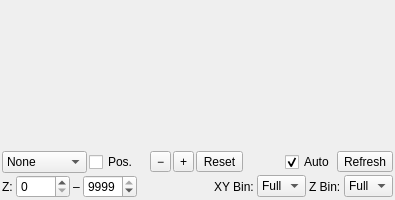
  <widget class="QDockWidget" name="DockPreview3D">
   <property name="enabled">
    <bool>true</bool>
   </property>
   <property name="minimumSize">
    <size>
     <width>348</width>
     <height>200</height>
    </size>
   </property>
   <property name="features">
    <set>QDockWidget::DockWidgetFeature::DockWidgetFloatable|QDockWidget::DockWidgetFeature::DockWidgetMovable</set>
   </property>
   <property name="windowTitle">
    <string>3D Preview (F10)</string>
   </property>
   <attribute name="dockWidgetArea">
    <number>2</number>
   </attribute>
   <widget class="QWidget" name="dockWidgetContents_Preview3D">
    <layout class="QVBoxLayout" name="verticalLayout_Preview3D">
     <property name="spacing">
      <number>2</number>
     </property>
     <property name="leftMargin">
      <number>2</number>
     </property>
     <property name="topMargin">
      <number>2</number>
     </property>
     <property name="rightMargin">
      <number>2</number>
     </property>
     <property name="bottomMargin">
      <number>2</number>
     </property>
     <item>
      <widget class="PreviewWidget" name="previewWidget3D" native="true">
       <property name="sizePolicy">
        <sizepolicy hsizetype="Expanding" vsizetype="Expanding">
         <horstretch>0</horstretch>
         <verstretch>0</verstretch>
        </sizepolicy>
       </property>
      </widget>
     </item>
     <item>
      <layout class="QHBoxLayout" name="preview3DControlBar">
       <property name="spacing">
        <number>2</number>
       </property>
       <item>
        <widget class="QComboBox" name="preview3DModeCombo">
         <property name="sizePolicy">
          <sizepolicy hsizetype="Preferred" vsizetype="Fixed">
           <horstretch>1</horstretch>
           <verstretch>0</verstretch>
          </sizepolicy>
         </property>
         <property name="toolTip">
          <string>Render mode — None: blank viewport; Segments: activated segments; Outputs: output objects</string>
         </property>
         <item>
          <property name="text">
           <string>None</string>
          </property>
         </item>
         <item>
          <property name="text">
           <string>Segments</string>
          </property>
         </item>
         <item>
          <property name="text">
           <string>Outputs</string>
          </property>
         </item>
        </widget>
       </item>
       <item>
        <widget class="QCheckBox" name="preview3DPositionChk">
         <property name="toolTip">
          <string>Show current slice plane and hover crosshair in 3D view</string>
         </property>
         <property name="text">
          <string>Pos.</string>
         </property>
        </widget>
       </item>
       <item>
        <spacer name="preview3DControlSpacer">
         <property name="orientation">
          <enum>Qt::Orientation::Horizontal</enum>
         </property>
         <property name="sizeHint" stdset="0">
          <size>
           <width>10</width>
           <height>20</height>
          </size>
         </property>
        </spacer>
       </item>
       <item>
        <widget class="QToolButton" name="preview3DZoomOutBtn">
         <property name="toolTip">
          <string>Zoom Out</string>
         </property>
         <property name="text">
          <string>−</string>
         </property>
        </widget>
       </item>
       <item>
        <widget class="QToolButton" name="preview3DZoomInBtn">
         <property name="toolTip">
          <string>Zoom In</string>
         </property>
         <property name="text">
          <string>+</string>
         </property>
        </widget>
       </item>
       <item>
        <widget class="QToolButton" name="preview3DResetBtn">
         <property name="toolTip">
          <string>Reset View (double-click viewport also resets)</string>
         </property>
         <property name="text">
          <string>Reset</string>
         </property>
        </widget>
       </item>
       <item>
        <spacer name="horizontalSpacer">
         <property name="orientation">
          <enum>Qt::Orientation::Horizontal</enum>
         </property>
         <property name="sizeHint" stdset="0">
          <size>
           <width>40</width>
           <height>20</height>
          </size>
         </property>
        </spacer>
       </item>
       <item>
        <widget class="QCheckBox" name="preview3DAutoRenderChk">
         <property name="toolTip">
          <string>When checked, the 3D view rebuilds automatically whenever data changes. Uncheck to freeze the current render; use Refresh to rebuild manually.</string>
         </property>
         <property name="text">
          <string>Auto</string>
         </property>
         <property name="checked">
          <bool>true</bool>
         </property>
        </widget>
       </item>
       <item>
        <widget class="QToolButton" name="preview3DRefreshBtn">
         <property name="toolTip">
          <string>Force a full rebuild of the 3D preview now (works even when Auto Render is off)</string>
         </property>
         <property name="text">
          <string>Refresh</string>
         </property>
         <property name="icon">
          <iconset resource="../../SPIERScommon/commonresources.qrc">
           <normaloff>:/customstyle/light/icon_refresh.svg</normaloff>:/customstyle/light/icon_refresh.svg</iconset>
         </property>
         <property name="iconSize">
          <size>
           <width>16</width>
           <height>16</height>
          </size>
         </property>
        </widget>
       </item>
      </layout>
     </item>
     <item>
      <layout class="QHBoxLayout" name="preview3DRoiBar">
       <property name="spacing">
        <number>3</number>
       </property>
       <item>
        <widget class="QLabel" name="preview3DZLabel">
         <property name="text">
          <string>Z:</string>
         </property>
        </widget>
       </item>
       <item>
        <widget class="QSpinBox" name="preview3DZMinSpin">
         <property name="toolTip">
          <string>First slice to include in 3D preview (Z-range start)</string>
         </property>
         <property name="minimum">
          <number>0</number>
         </property>
         <property name="maximum">
          <number>9999</number>
         </property>
         <property name="value">
          <number>0</number>
         </property>
        </widget>
       </item>
       <item>
        <widget class="QLabel" name="preview3DZToLabel">
         <property name="text">
          <string>–</string>
         </property>
        </widget>
       </item>
       <item>
        <widget class="QSpinBox" name="preview3DZMaxSpin">
         <property name="toolTip">
          <string>Last slice to include in 3D preview (Z-range end)</string>
         </property>
         <property name="minimum">
          <number>0</number>
         </property>
         <property name="maximum">
          <number>9999</number>
         </property>
         <property name="value">
          <number>9999</number>
         </property>
        </widget>
       </item>
       <item>
        <spacer name="preview3DRoiSpacer">
         <property name="orientation">
          <enum>Qt::Orientation::Horizontal</enum>
         </property>
         <property name="sizeHint" stdset="0">
          <size>
           <width>8</width>
           <height>20</height>
          </size>
         </property>
        </spacer>
       </item>
       <item>
        <widget class="QLabel" name="preview3DXYLabel">
         <property name="text">
          <string>XY Bin:</string>
         </property>
        </widget>
       </item>
       <item>
        <widget class="QComboBox" name="preview3DXYStepCombo">
         <property name="toolTip">
          <string>XY resolution of 3D preview — lower values load faster and use less GPU memory</string>
         </property>
         <item>
          <property name="text">
           <string>Full</string>
          </property>
         </item>
         <item>
          <property name="text">
           <string>½</string>
          </property>
         </item>
         <item>
          <property name="text">
           <string>¼</string>
          </property>
         </item>
         <item>
          <property name="text">
           <string>⅛</string>
          </property>
         </item>
        </widget>
       </item>
       <item>
        <widget class="QLabel" name="preview3DZStepLabel">
         <property name="text">
          <string>Z Bin:</string>
         </property>
        </widget>
       </item>
       <item>
        <widget class="QComboBox" name="preview3DZStepCombo">
         <property name="toolTip">
          <string>Z slice sampling — Full uses every slice; ½ uses every 2nd slice (half as many texture layers, same rendered height)</string>
         </property>
         <item>
          <property name="text">
           <string>Full</string>
          </property>
         </item>
         <item>
          <property name="text">
           <string>½</string>
          </property>
         </item>
         <item>
          <property name="text">
           <string>¼</string>
          </property>
         </item>
         <item>
          <property name="text">
           <string>⅛</string>
          </property>
         </item>
        </widget>
       </item>
      </layout>
     </item>
    </layout>
   </widget>
  </widget>
